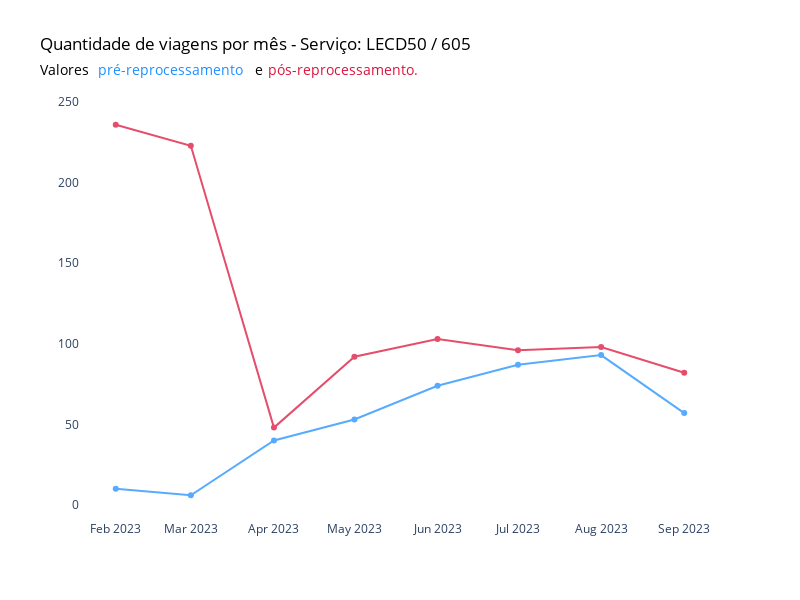

Notebook code cell kept with this figure:
### Code cell
# Criar o gráfico de linha com plotly
fig = go.Figure()

# Adicionar a linha com pontos para tabela_subsidio_mes['viagens_pre']
fig.add_trace(go.Scatter(x=tabela_subsidio_mes['mes_ano'], y=tabela_subsidio_mes['viagens_pre'],
                         mode='lines+markers',
                         name='Qtd de viagens pré-reprocessamento',
                         marker=dict(color='dodgerblue'),
                         opacity=0.75))

# Adicionar a linha com pontos para tabela_subsidio_mes['viagens_pos']
fig.add_trace(go.Scatter(x=tabela_subsidio_mes['mes_ano'], y=tabela_subsidio_mes['viagens_pos'],
                         mode='lines+markers',
                         name='Qtd de viagens reprocessadas',
                         marker=dict(color='crimson'),
                         opacity=0.75))

# Configurar layout e outros parâmetros do gráfico seguindo o design anterior
fig.update_layout(
    title=dict(text="Quantidade de viagens por mês - Serviço: LECD50 / 605", font=dict(color='black')),
    showlegend=False,
    width=800,
    height=600,
    plot_bgcolor='white',
    xaxis=dict(showgrid=False, zeroline=False),
    yaxis=dict(showgrid=False, zeroline=False),
    # Adicionando anotações para o subtítulo com cores específicas
    annotations=[
        dict(
            x=-0.065,
            y=1.10,
            xref='paper',
            yref='paper',
            xanchor='left',
            text='Valores',
            showarrow=False,
            font=dict(color='black', size=14)
        ),
        dict(
            x=0.025,
            y=1.10,
            xref='paper',
            yref='paper',
            xanchor='left',
            text='pré-reprocessamento',
            showarrow=False,
            font=dict(color='dodgerblue', size=14)
        ),
        dict(
            x=0.27,
            y=1.10,
            xref='paper',
            yref='paper',
            xanchor='left',
            text='e',
            showarrow=False,
            font=dict(color='black', size=14)
        ),
        dict(
            x=0.29,
            y=1.10,
            xref='paper',
            yref='paper',
            xanchor='left',
            text='pós-reprocessamento.',
            showarrow=False,
            font=dict(color='crimson', size=14)
        )
    ]
)

fig.show()

### Figure 1 — Plotly figure (JSON) as saved in the notebook; plotly's stock layout.template omitted (floating-point values rounded to 4 significant figures)
{"data": [{"marker": {"color": "dodgerblue"}, "mode": "lines+markers", "name": "Qtd de viagens pré-reprocessamento", "opacity": 0.75, "type": "scatter", "x": ["2023-02", "2023-03", "2023-04", "2023-05", "2023-06", "2023-07", "2023-08", "2023-09"], "y": [10, 6, 40, 53, 74, 87, 93, 57]}, {"marker": {"color": "crimson"}, "mode": "lines+markers", "name": "Qtd de viagens reprocessadas", "opacity": 0.75, "type": "scatter", "x": ["2023-02", "2023-03", "2023-04", "2023-05", "2023-06", "2023-07", "2023-08", "2023-09"], "y": [236, 223, 48, 92, 103, 96, 98, 82]}], "layout": {"annotations": [{"font": {"color": "black", "size": 14}, "showarrow": false, "text": "Valores", "x": -0.065, "xanchor": "left", "xref": "paper", "y": 1.1, "yref": "paper"}, {"font": {"color": "dodgerblue", "size": 14}, "showarrow": false, "text": "pré-reprocessamento", "x": 0.025, "xanchor": "left", "xref": "paper", "y": 1.1, "yref": "paper"}, {"font": {"color": "black", "size": 14}, "showarrow": false, "text": "e", "x": 0.27, "xanchor": "left", "xref": "paper", "y": 1.1, "yref": "paper"}, {"font": {"color": "crimson", "size": 14}, "showarrow": false, "text": "pós-reprocessamento.", "x": 0.29, "xanchor": "left", "xref": "paper", "y": 1.1, "yref": "paper"}], "height": 600, "plot_bgcolor": "white", "showlegend": false, "title": {"font": {"color": "black"}, "text": "Quantidade de viagens por mês - Serviço: LECD50 / 605"}, "width": 800, "xaxis": {"showgrid": false, "zeroline": false}, "yaxis": {"showgrid": false, "zeroline": false}}}
